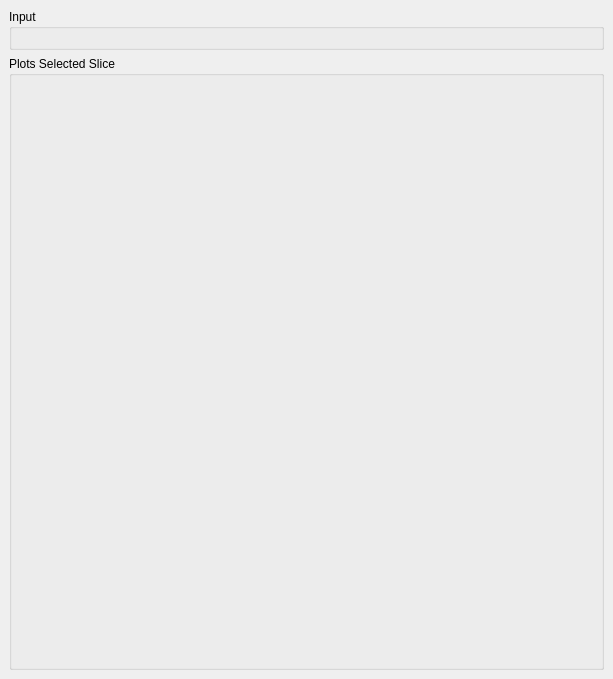
<?xml version="1.0" encoding="UTF-8"?>
<ui version="4.0">
 <class>DisplayCurveFitTest</class>
 <widget class="QMainWindow" name="DisplayCurveFitTest">
  <property name="geometry">
   <rect>
    <x>0</x>
    <y>0</y>
    <width>613</width>
    <height>679</height>
   </rect>
  </property>
  <property name="sizePolicy">
   <sizepolicy hsizetype="Preferred" vsizetype="Preferred">
    <horstretch>0</horstretch>
    <verstretch>0</verstretch>
   </sizepolicy>
  </property>
  <property name="windowTitle">
   <string>Dynamic PDF Slice Selector</string>
  </property>
  <widget class="QWidget" name="centralwidget">
   <property name="sizePolicy">
    <sizepolicy hsizetype="Expanding" vsizetype="Expanding">
     <horstretch>0</horstretch>
     <verstretch>0</verstretch>
    </sizepolicy>
   </property>
   <layout class="QVBoxLayout" name="verticalLayout">
    <item>
     <widget class="QGroupBox" name="groupLoadCurvesWorkspace">
      <property name="sizePolicy">
       <sizepolicy hsizetype="Preferred" vsizetype="Fixed">
        <horstretch>0</horstretch>
        <verstretch>0</verstretch>
       </sizepolicy>
      </property>
      <property name="title">
       <string>Input</string>
      </property>
      <layout class="QGridLayout" name="loRangeBinning">
       <property name="topMargin">
        <number>9</number>
       </property>
       <property name="bottomMargin">
        <number>9</number>
       </property>
       <item row="0" column="0">
        <widget class="MantidQt::MantidWidgets::DataSelector" name="dataSelector" native="true"/>
       </item>
      </layout>
     </widget>
    </item>
    <item>
     <widget class="QGroupBox" name="groupPlotFit">
      <property name="title">
       <string>Plots Selected Slice</string>
      </property>
      <layout class="QHBoxLayout" name="horizontalLayout_3">
       <item>
        <widget class="MantidQt::MantidWidgets::DisplayCurveFit" name="displayFit" native="true">
         <property name="sizePolicy">
          <sizepolicy hsizetype="Expanding" vsizetype="Fixed">
           <horstretch>0</horstretch>
           <verstretch>0</verstretch>
          </sizepolicy>
         </property>
         <property name="showLegend" stdset="0">
          <bool>false</bool>
         </property>
         <property name="canvasColour" stdset="0">
          <color>
           <red>255</red>
           <green>255</green>
           <blue>255</blue>
          </color>
         </property>
        </widget>
       </item>
      </layout>
     </widget>
    </item>
   </layout>
  </widget>
 </widget>
 <customwidgets>
  <customwidget>
   <class>MantidQt::MantidWidgets::DataSelector</class>
   <extends>QWidget</extends>
   <header>MantidQtMantidWidgets/DataSelector.h</header>
  </customwidget>
  <customwidget>
   <class>MantidQt::MantidWidgets::DisplayCurveFit</class>
   <extends>QWidget</extends>
   <header>MantidQtMantidWidgets/DisplayCurveFit.h</header>
   <container>1</container>
  </customwidget>
 </customwidgets>
 <resources/>
 <connections/>
</ui>
